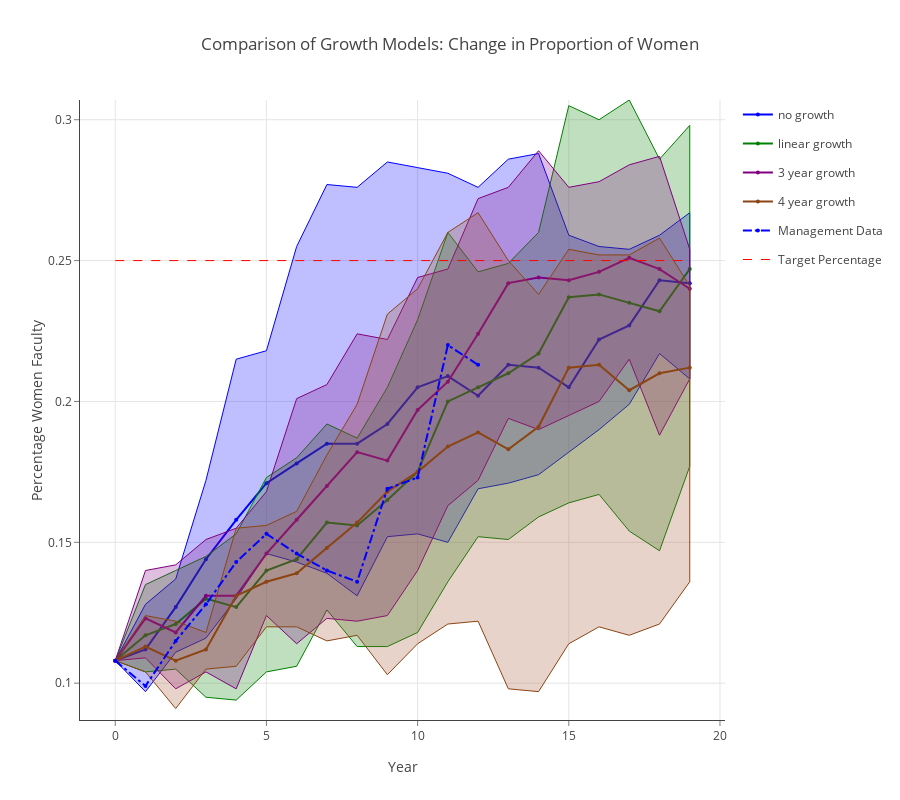

Write notebook code for a chart like this one.
### Markdown cell above
## Comparison of Model 3 Growth Models: Change in Proportion of Women

### Code cell
data = []
linecolors = ['rgb(0,0,255)', 'rgb(0,128,0)', 'rgb(128,0,128)', 'rgb(139,69,19)']
fillcolors = ['rgba(0,0,255,0.25)', 'rgba(0,128,0,0.25)', 'rgba(128,0,128,0.25)', 'rgba(160,82,45,0.25)']
legend_labels = ['no growth', 'linear growth', '3 year growth', '4 year growth']

for k,v in enumerate(results.mlist):
    data.append(go.Scatter(
        x=np.append(v.summary_matrix['yr'], v.summary_matrix['yr'].values[::-1]),
        y=np.append(v.summary_matrix['fpct_975'], v.summary_matrix['fpct_025'].values[::-1]),
        fill='tozerox',
        fillcolor=fillcolors[k],
        line=dict(color=linecolors[k],
                 width=1),
        legendgroup=legend_labels[k],
        showlegend=False,
        mode='lines',
        name=legend_labels[k],
    ))

    data.append(go.Scatter(
        x=v.summary_matrix['yr'],
        y=v.summary_matrix['fpct_avg'],
        line=dict(color=linecolors[k],
                 width=2),
        legendgroup=legend_labels[k],
        showlegend=True,
        marker=dict(
            size=4),
        mode='lines+markers',
        name=legend_labels[k],
    ))


data.append(go.Scatter(
    x=v.summary_matrix['yr'], 
    y=v.summary_matrix['act_fpct'],
    line=dict(color='blue',
             dash='dashdot'),
    name='Management Data',
    mode='lines+markers',
    marker=dict(
        size=4),

))

data.append(go.Scatter(
    x=v.summary_matrix['yr'], 
    y=np.repeat(v.target_female_percentage, len(v.summary_matrix['yr'])),
    line=dict(color='red',
             dash='dash',
             width=1),
    name='Target Percentage',
    mode='lines',
))
    
layout = go.Layout(
    title='Comparison of Growth Models: Change in Proportion of Women',
    height=800,
    width=900,
    paper_bgcolor='rgb(255,255,255)',
    plot_bgcolor='rgb(255,255,255)',
    xaxis=dict(
        visible=True,
        title='Year',
        gridcolor='rgb(229,229,229)',
        showgrid=True,
        showline=True,
        showticklabels=True,
        tickcolor='rgb(127,127,127)',
        ticks='outside',
        zeroline=False
    ),
    yaxis=dict(
        title='Percentage Women Faculty',
        gridcolor='rgb(229,229,229)',
        showgrid=True,
        showline=True,
        showticklabels=True,
        tickcolor='rgb(127,127,127)',
        ticks='outside',
        zeroline=False
    ),
)
fig = go.Figure(data=data, layout=layout)
plotly.offline.iplot(fig, filename= 'shaded_lines')

# export image for ingestion to pdf file.
if not os.path.exists('images'):
    os.mkdir('images')
pio.write_image(fig, 'images/change_in_percentage_faculty_women.png')

### Figure 1 — Plotly figure (JSON) as saved in the notebook; plotly's stock layout.template omitted (floating-point values rounded to 4 significant figures)
{"data": [{"fill": "tozerox", "fillcolor": "rgba(0,0,255,0.25)", "legendgroup": "no growth", "line": {"color": "rgb(0,0,255)", "width": 1}, "mode": "lines", "name": "no growth", "showlegend": false, "type": "scatter", "uid": "ff132f8b-e367-488e-8fbf-8315472fdcef", "x": [0, 1, 2, 3, 4, 5, 6, 7, 8, 9, 10, 11, 12, 13, 14, 15, 16, 17, 18, 19, 19, 18, 17, 16, 15, 14, 13, 12, 11, 10, 9, 8, 7, 6, 5, 4, 3, 2, 1, 0], "y": [0.108, 0.128, 0.137, 0.172, 0.215, 0.218, 0.255, 0.277, 0.276, 0.285, 0.283, 0.281, 0.276, 0.286, 0.288, 0.259, 0.255, 0.254, 0.259, 0.267, 0.208, 0.217, 0.199, 0.19, 0.182, 0.174, 0.171, 0.169, 0.15, 0.153, 0.152, 0.131, 0.139, 0.143, 0.146, 0.13, 0.116, 0.111, 0.097, 0.108]}, {"legendgroup": "no growth", "line": {"color": "rgb(0,0,255)", "width": 2}, "marker": {"size": 4}, "mode": "lines+markers", "name": "no growth", "showlegend": true, "type": "scatter", "uid": "202e9a5a-03e1-4540-9d4a-f6404a870206", "x": [0, 1, 2, 3, 4, 5, 6, 7, 8, 9, 10, 11, 12, 13, 14, 15, 16, 17, 18, 19], "y": [0.108, 0.112, 0.127, 0.144, 0.158, 0.171, 0.178, 0.185, 0.185, 0.192, 0.205, 0.209, 0.202, 0.213, 0.212, 0.205, 0.222, 0.227, 0.243, 0.242]}, {"fill": "tozerox", "fillcolor": "rgba(0,128,0,0.25)", "legendgroup": "linear growth", "line": {"color": "rgb(0,128,0)", "width": 1}, "mode": "lines", "name": "linear growth", "showlegend": false, "type": "scatter", "uid": "90cff866-84a9-49ee-b034-d3345308f7a5", "x": [0, 1, 2, 3, 4, 5, 6, 7, 8, 9, 10, 11, 12, 13, 14, 15, 16, 17, 18, 19, 19, 18, 17, 16, 15, 14, 13, 12, 11, 10, 9, 8, 7, 6, 5, 4, 3, 2, 1, 0], "y": [0.108, 0.135, 0.14, 0.145, 0.153, 0.173, 0.18, 0.192, 0.187, 0.205, 0.229, 0.26, 0.246, 0.249, 0.26, 0.305, 0.3, 0.307, 0.286, 0.298, 0.177, 0.147, 0.154, 0.167, 0.164, 0.159, 0.151, 0.152, 0.136, 0.118, 0.113, 0.113, 0.126, 0.106, 0.104, 0.094, 0.095, 0.105, 0.104, 0.108]}, {"legendgroup": "linear growth", "line": {"color": "rgb(0,128,0)", "width": 2}, "marker": {"size": 4}, "mode": "lines+markers", "name": "linear growth", "showlegend": true, "type": "scatter", "uid": "e1de2bf2-63d1-463c-8f7f-1dec7c596b11", "x": [0, 1, 2, 3, 4, 5, 6, 7, 8, 9, 10, 11, 12, 13, 14, 15, 16, 17, 18, 19], "y": [0.108, 0.117, 0.121, 0.13, 0.127, 0.14, 0.144, 0.157, 0.156, 0.165, 0.175, 0.2, 0.205, 0.21, 0.217, 0.237, 0.238, 0.235, 0.232, 0.247]}, {"fill": "tozerox", "fillcolor": "rgba(128,0,128,0.25)", "legendgroup": "3 year growth", "line": {"color": "rgb(128,0,128)", "width": 1}, "mode": "lines", "name": "3 year growth", "showlegend": false, "type": "scatter", "uid": "cf41d224-a3f8-4c3b-a228-6ca02e3bd5b6", "x": [0, 1, 2, 3, 4, 5, 6, 7, 8, 9, 10, 11, 12, 13, 14, 15, 16, 17, 18, 19, 19, 18, 17, 16, 15, 14, 13, 12, 11, 10, 9, 8, 7, 6, 5, 4, 3, 2, 1, 0], "y": [0.108, 0.14, 0.142, 0.151, 0.155, 0.168, 0.201, 0.206, 0.224, 0.222, 0.244, 0.247, 0.272, 0.276, 0.289, 0.276, 0.278, 0.284, 0.287, 0.254, 0.208, 0.188, 0.215, 0.2, 0.195, 0.19, 0.194, 0.172, 0.163, 0.14, 0.124, 0.122, 0.123, 0.114, 0.124, 0.098, 0.104, 0.098, 0.109, 0.108]}, {"legendgroup": "3 year growth", "line": {"color": "rgb(128,0,128)", "width": 2}, "marker": {"size": 4}, "mode": "lines+markers", "name": "3 year growth", "showlegend": true, "type": "scatter", "uid": "86607f72-9e1a-4ab3-8eb1-2dda42ac06c2", "x": [0, 1, 2, 3, 4, 5, 6, 7, 8, 9, 10, 11, 12, 13, 14, 15, 16, 17, 18, 19], "y": [0.108, 0.123, 0.118, 0.131, 0.131, 0.146, 0.158, 0.17, 0.182, 0.179, 0.197, 0.207, 0.224, 0.242, 0.244, 0.243, 0.246, 0.251, 0.247, 0.24]}, {"fill": "tozerox", "fillcolor": "rgba(160,82,45,0.25)", "legendgroup": "4 year growth", "line": {"color": "rgb(139,69,19)", "width": 1}, "mode": "lines", "name": "4 year growth", "showlegend": false, "type": "scatter", "uid": "390f1140-4ac1-4eb5-a796-5dabfd549c4f", "x": [0, 1, 2, 3, 4, 5, 6, 7, 8, 9, 10, 11, 12, 13, 14, 15, 16, 17, 18, 19, 19, 18, 17, 16, 15, 14, 13, 12, 11, 10, 9, 8, 7, 6, 5, 4, 3, 2, 1, 0], "y": [0.108, 0.124, 0.122, 0.118, 0.155, 0.156, 0.161, 0.181, 0.199, 0.231, 0.24, 0.26, 0.267, 0.25, 0.238, 0.254, 0.252, 0.252, 0.258, 0.241, 0.136, 0.121, 0.117, 0.12, 0.114, 0.097, 0.098, 0.122, 0.121, 0.114, 0.103, 0.117, 0.115, 0.12, 0.12, 0.106, 0.105, 0.091, 0.104, 0.108]}, {"legendgroup": "4 year growth", "line": {"color": "rgb(139,69,19)", "width": 2}, "marker": {"size": 4}, "mode": "lines+markers", "name": "4 year growth", "showlegend": true, "type": "scatter", "uid": "94dacece-ec4a-421c-b79d-e8bb26a267fe", "x": [0, 1, 2, 3, 4, 5, 6, 7, 8, 9, 10, 11, 12, 13, 14, 15, 16, 17, 18, 19], "y": [0.108, 0.113, 0.108, 0.112, 0.131, 0.136, 0.139, 0.148, 0.157, 0.168, 0.175, 0.184, 0.189, 0.183, 0.191, 0.212, 0.213, 0.204, 0.21, 0.212]}, {"line": {"color": "blue", "dash": "dashdot"}, "marker": {"size": 4}, "mode": "lines+markers", "name": "Management Data", "type": "scatter", "uid": "12d70926-ac7f-46b1-a377-0299b5f599cd", "x": [0, 1, 2, 3, 4, 5, 6, 7, 8, 9, 10, 11, 12, 13, 14, 15, 16, 17, 18, 19], "y": [0.108, 0.099, 0.115, 0.128, 0.143, 0.153, 0.146, 0.14, 0.136, 0.169, 0.173, 0.22, 0.213, null, null, null, null, null, null, null]}, {"line": {"color": "red", "dash": "dash", "width": 1}, "mode": "lines", "name": "Target Percentage", "type": "scatter", "uid": "648c9928-70c9-47c4-8c10-93c01c29a145", "x": [0, 1, 2, 3, 4, 5, 6, 7, 8, 9, 10, 11, 12, 13, 14, 15, 16, 17, 18, 19], "y": [0.25, 0.25, 0.25, 0.25, 0.25, 0.25, 0.25, 0.25, 0.25, 0.25, 0.25, 0.25, 0.25, 0.25, 0.25, 0.25, 0.25, 0.25, 0.25, 0.25]}], "layout": {"height": 800, "paper_bgcolor": "rgb(255,255,255)", "plot_bgcolor": "rgb(255,255,255)", "title": {"text": "Comparison of Growth Models: Change in Proportion of Women"}, "width": 900, "xaxis": {"gridcolor": "rgb(229,229,229)", "showgrid": true, "showline": true, "showticklabels": true, "tickcolor": "rgb(127,127,127)", "ticks": "outside", "title": {"text": "Year"}, "visible": true, "zeroline": false}, "yaxis": {"gridcolor": "rgb(229,229,229)", "showgrid": true, "showline": true, "showticklabels": true, "tickcolor": "rgb(127,127,127)", "ticks": "outside", "title": {"text": "Percentage Women Faculty"}, "zeroline": false}}}
